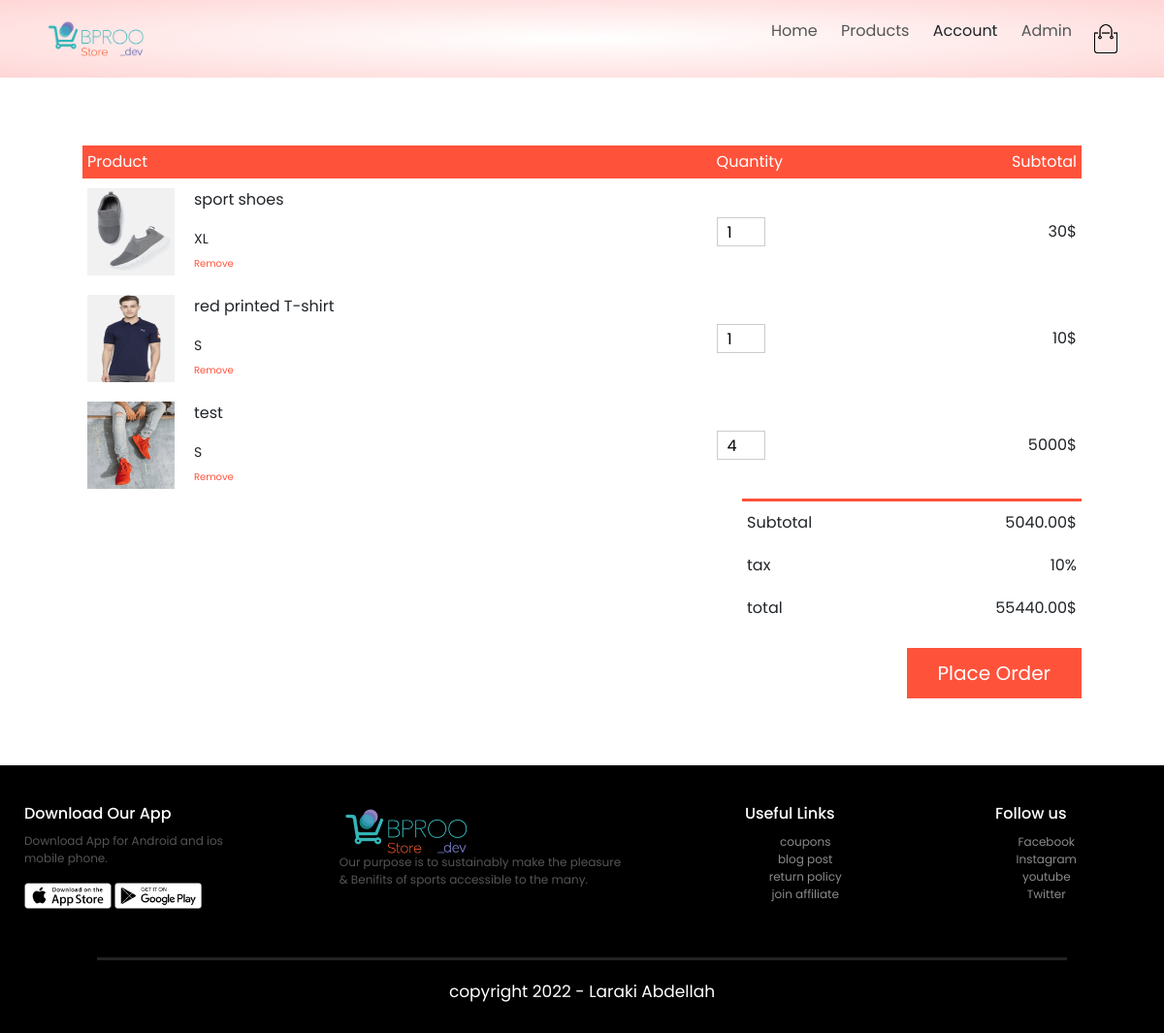
Screenshot of /pages/cart-page.php (signed in) with the database file from the repository.
### tables this page shows
CREATE TABLE `cart` (
  `Id_cart` int(11) NOT NULL,
  `id_product` int(11) NOT NULL,
  `Id_client` int(11) NOT NULL,
  `Product_size` varchar(200) NOT NULL,
  `Product_quantity` int(100) NOT NULL
);

CREATE TABLE `Product` (
  `Id` int(11) NOT NULL,
  `categorie_id` int(11) NOT NULL,
  `Name` varchar(200) NOT NULL,
  `Price` varchar(200) NOT NULL,
  `Description` varchar(400) NOT NULL,
  `Img1` varchar(300) NOT NULL,
  `Img2` varchar(300) NOT NULL,
  `Img3` varchar(300) NOT NULL,
  `Img4` varchar(300) NOT NULL
);

### pages/cart-page.php (the view, shortened to what this page needs)
<?php
include "../config.php";
$client_id=$_SESSION["Account_id"];
?>
<!DOCTYPE html>
<html lang="en">
<head>
  <link rel="stylesheet" href="https://cdnjs.cloudflare.com/ajax/libs/font-awesome/6.2.1/css/all.min.css" />
  <link rel="stylesheet" href="../pages/style.css" />
  <link rel="stylesheet" href="https://cdn.jsdelivr.net/npm/bootstrap@5.0.0-beta1/dist/css/bootstrap.min.css">
</head>
<body>
    <?php include "header.php"; ?>
<?php
if(isset($_SESSION["Account_id"])){
  ?>
  <form action=""  method="post">
  <div class="small-container cart-page">
    <table>
      <tr>
        <th>Product</th>
        <th>Quantity</th>
        <th>Subtotal</th>
      </tr>
      <?php
      $query = "SELECT * FROM Product JOIN cart WHERE Id=Id_product AND Id_client=$client_id";
      $execute = mysqli_query($con, $query);
      $check_cart = mysqli_num_rows($execute);
      if ($check_cart > 0) {
        while ($fetch = mysqli_fetch_assoc($execute)) {
      ?>
          <tr>
            <td>
              <div class="cart-info">
                <img src="../admin/Products_img/<?php echo $fetch["Img1"] ?>"  />
                <div>
                  <p><?php echo $fetch["Name"] ?></p>
                  <small><?php echo $fetch["Product_size"]?></small> <br />
                  <a href="delete_cart.php?cart_id=<?php echo $fetch["Id_cart"]; ?>">Remove</a>
                </div>
              </div>
            </td>
            <td><input type="number" style="width: 50px;" readonly value="<?php echo $fetch["Product_quantity"] ?>" /></td>
            <td><?php echo $fetch["Price"]?>$</td>
          </tr>
      <?php
        }
      }
      ?>
    </table>
    <?php  $Total="SELECT SUM(Price) as Total FROM Product JOIN cart  WHERE Id=Id_product  AND Id_client=$client_id;";
    $execut_T=mysqli_query($con,$Total);
    $fetch_total=mysqli_fetch_assoc($execut_T);
    $price=$fetch_total["Total"];
    $tax=10;
    $total_price=$price+($price*$tax);
    ?>
    <div class="total-price">
      <table>
        <tr>
          <td>Subtotal</td>
          <td><?php echo $price.".00"; ?>$</td>
        </tr>
        <tr>
          <td>tax</td>
          <td><?php echo $tax."%";  ?></td>
        </tr>
        <tr>
          <td>total</td>
          <td><?php echo $total_price.".00$"; ?> </td>
        </tr>
      </table>
    </div>
    <?php
    if(isset($client_id)){
      ?>
      <div class="place-order">
      <a href="payment.php">place order</a>
    </div>
    <?php
    }else{
      ?>
      <div class="place-order">
      <a href="../pages/login.php">Login</a>
    </div>
      <?php
    }
    ?>
  </div>
  </form>
  <?php
}else{
  echo "your not logged in ";
}
?>
  <?php include "footer.php"; ?>
</body>
</html>

### pages/style.css (style rules this page uses)
* { margin: 0; padding: 0; box-sizing: border-box; font-family: 'Poppins', sans-serif; scroll-behavior: smooth; }
.small-container { max-width: 1080px; margin: auto; padding-left: 25px; padding-right: 25px; }
.cart-page { margin: 70px auto; }
table { width: 100%; border-collapse:collapse; }
.cart-info { display: flex; flex-wrap: wrap; }
th { text-align: left; padding: 5px; color: #fff; background-color: #ff523b; font-weight: normal; }
td { padding: 10px 5px; }
td input { width: 40px; height: 30px; padding: 5px; }
td a { color: #ff523b; text-decoration: none; }
td img { width: 90px; height: 90px; margin-right: 20px; }
.total-price { display: flex; justify-content: flex-end; }
.total-price table { width:100% ; max-width: 350px; border-top: 3px solid #ff523b; padding-right: 40px; }
th:last-child { text-align: right; }
td:last-child { text-align: right; }
.place-order { text-align: right; margin-top: 30px; background: none; }
.place-order a { text-decoration: none; font-size: 20px; text-transform: capitalize; color: #fff; background-color: #ff523b; border: 2px solid #ff523b; padding: 10px 30px; }
form input { margin: 10px 0; width:100%; height: 30px; padding: 0 10px; border: 1px solid #ccc; }
form a { font-size: 10px; }

### rows the page displays
cart: id_product.Img1 (picture), id_product.Name "sport shoes", Product_size "XL", Product_quantity "1", id_product.Price "30"
cart: id_product.Img1 (picture), id_product.Name "red printed T-shirt", Product_size "S", Product_quantity "1", id_product.Price "10"
cart: id_product.Img1 (picture), id_product.Name "test", Product_size "S", Product_quantity "4", id_product.Price "5000"

### other values shown
$price "5040"
$tax "10"
$total_price "55440"
